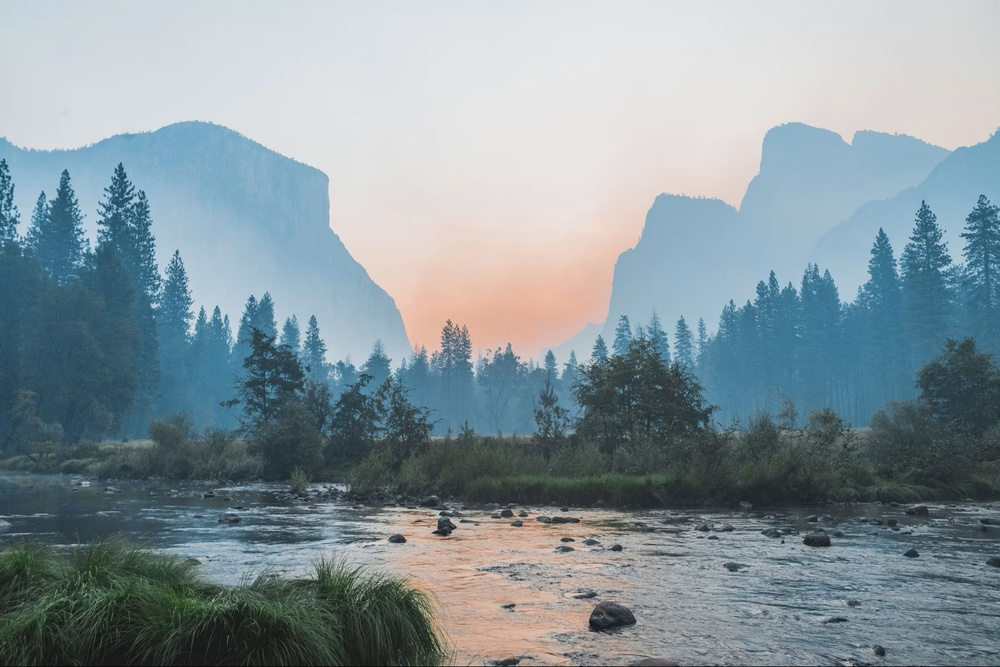
#> input picture xl-tg-anh/test.jpg, 1000 x 667 px, shrunk from 1740 x 1161 before the run
$ python lab2.py
#> lines starting #> are read from the running program, lines starting #| are printed output that depends on the picture; after the words box and inside, x2 and y2 are one past the last pixel; in counts of white or black regions, pixels touching at a corner belong together
import cv2
import numpy as np
import matplotlib.pyplot as plt

# 1. Đọc ảnh xám
img = cv2.imread('test.jpg', cv2.IMREAD_GRAYSCALE)
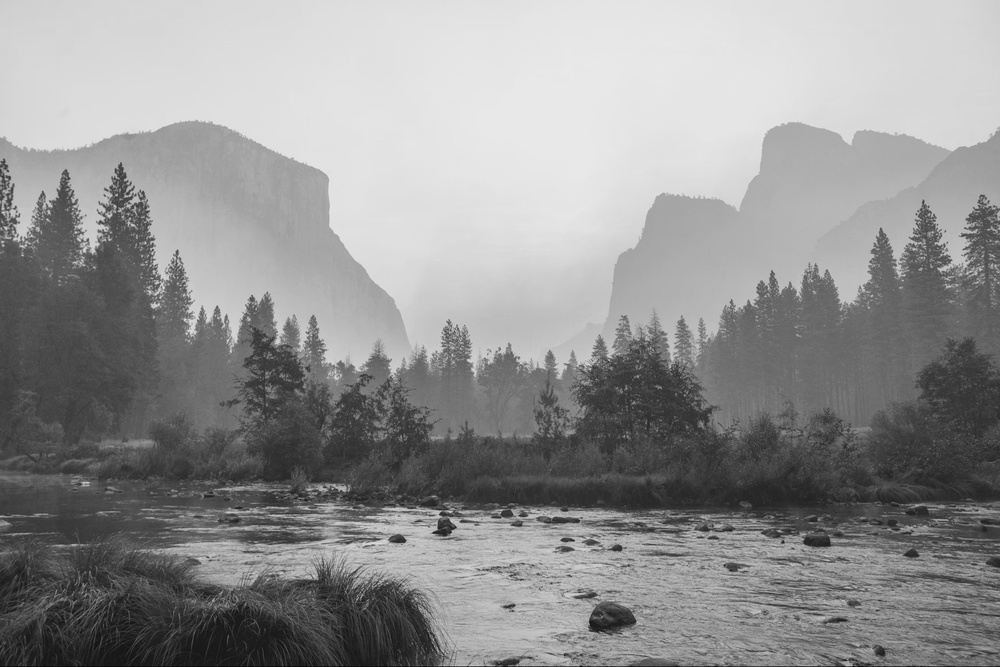
#> img: shape (667, 1000); min 6, max 234, mean 145.5

# 2. Biến đổi âm bản (Negative)
negative_img = 255 - img
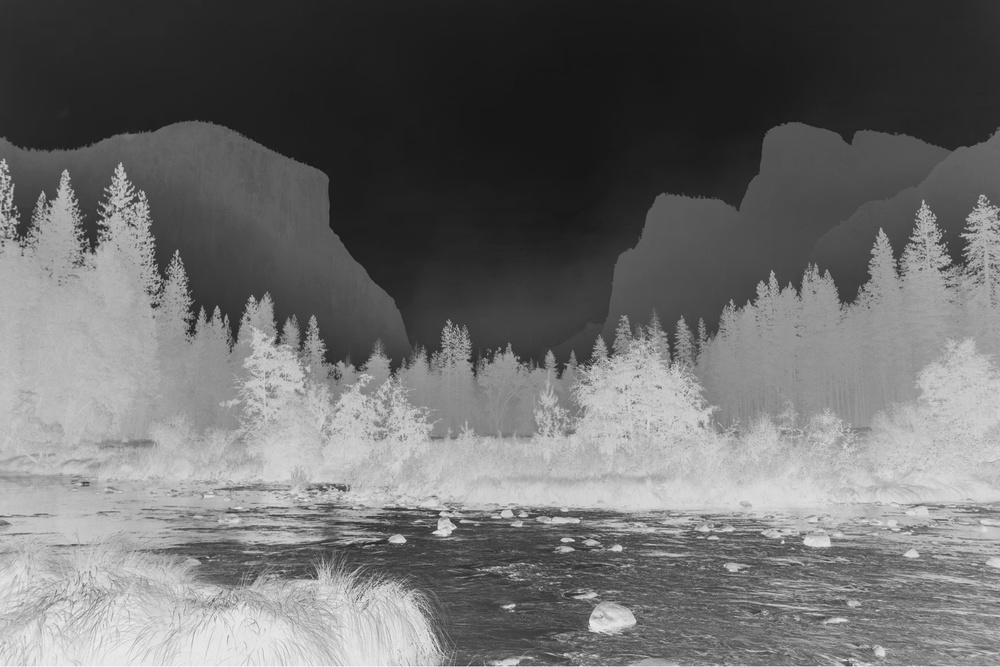
#> negative_img: shape (667, 1000); min 21, max 249, mean 109.5

# 3. Cắt ngưỡng (Thresholding)
_, thresh_img = cv2.threshold(img, 128, 255, cv2.THRESH_BINARY)
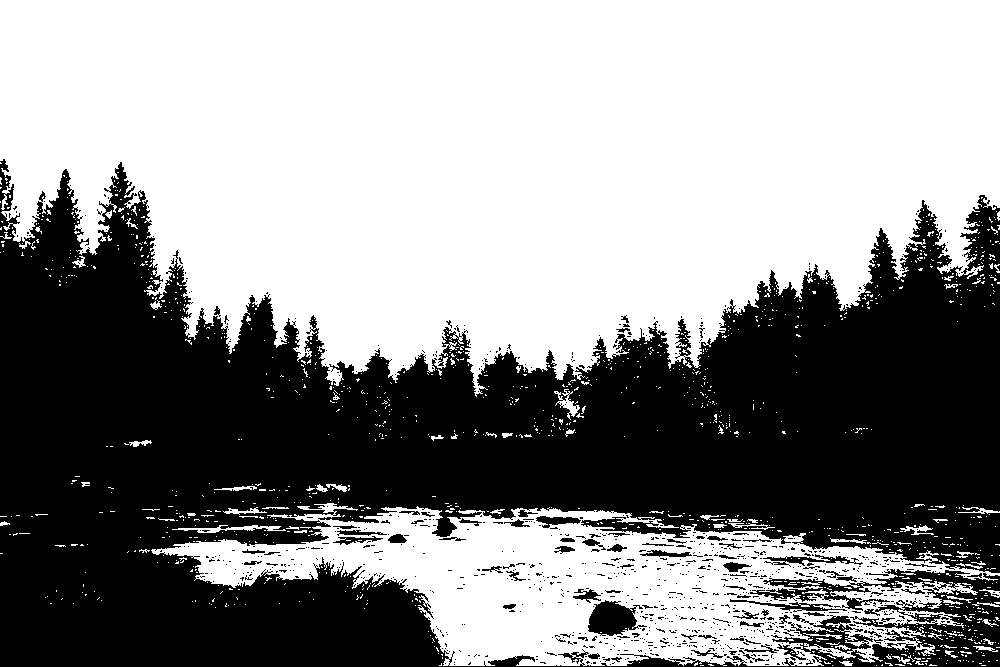
#> thresh_img: shape (667, 1000); 56.2% white; 994 black regions (918 under 20 px), largest, box (x1, y1, x2, y2) and area: (0, 159, 1000, 667) 282974, (588, 600, 647, 636) 1303, (763, 554, 863, 567) 432

# --- HIỂN THỊ 3 ẢNH TRÊN CÙNG 1 HÀNG ---
# Đổi kích thước khung hình cho vừa vặn với 3 ảnh (10x4)
plt.figure(figsize=(10, 4))

images = [img, negative_img, thresh_img]
titles = ['1. Anh Goc', '2. Am Ban', '3. Cat Nguong']

# Sửa range(5) thành range(len(images)) -> Tự động chạy đúng số lượng ảnh (3 ảnh)
for i in range(len(images)):
    plt.subplot(1, 3, i + 1)  # Đổi thành (1, 3) để chia vừa đủ 3 cột
    plt.imshow(images[i], cmap='gray')
    plt.title(titles[i], fontsize=10)
    plt.axis('off')
#> this loop made 3 passes

plt.tight_layout()
plt.show()
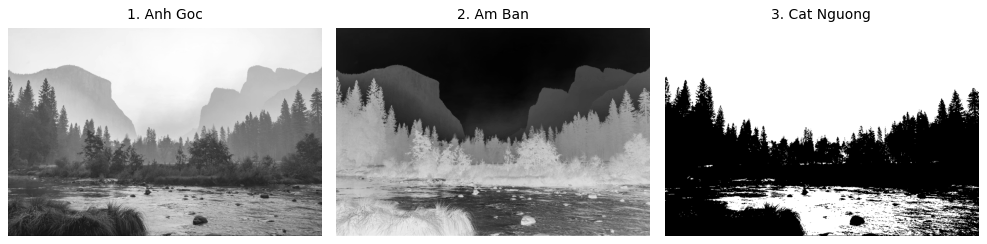
#> figure drawn by matplotlib, 3 panels
